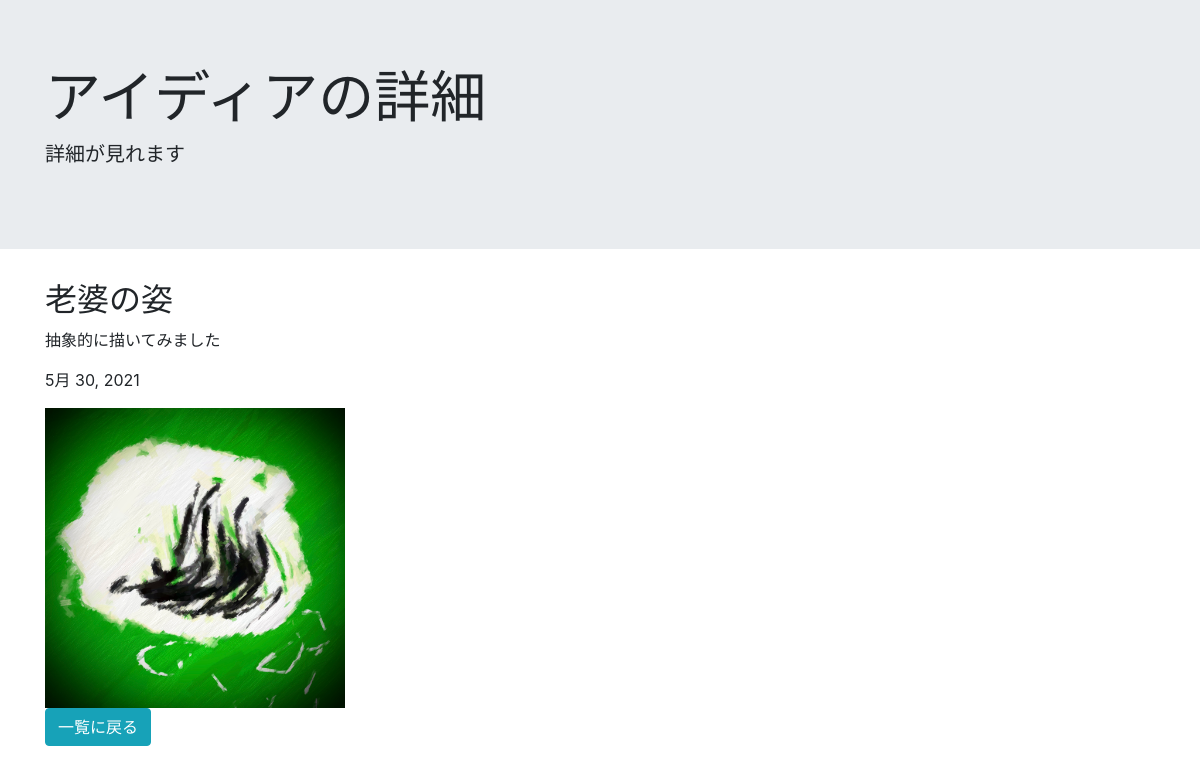
Page /idea_detail/20/ on the committed database.
### yumenikki/models.py (models this page shows, shortened)
class IdeaModel(models.Model):
    class Meta:
        verbose_name = "アイデア"
        verbose_name_plural = 'アイデア'
    dream = models.ForeignKey(
        DreamModel,
        verbose_name="Dream",
        on_delete=models.PROTECT,
    )
    title = models.CharField(
        verbose_name="タイトル",
        max_length=50,
    )
    content = models.TextField(
        verbose_name="内容"
    )
    image_1 = models.ImageField(
        verbose_name = '画像1',
        upload_to='media/',
        blank=True,
        null=True,
        )
    image_2 = models.ImageField(
        verbose_name = '画像2',
        upload_to='media/',
        blank=True,
        null=True,
        )
    image_3 = models.ImageField(
        verbose_name = '画像3',
        upload_to='media/',
        blank=True,
        null=True,
        )
    image_4 = models.ImageField(
        verbose_name = '画像4',
        upload_to='media/',
        blank=True,
        null=True,
        )
    create_time = models.DateField(
        verbose_name="投稿日",
        default=timezone.now
    )

### yumenikki/views.py (the view)
# urls.py: path('idea_detail/<int:pk>/', views.idea_detali_view, name='idea_detail'),
def idea_detali_view(request, pk):
    obj = IdeaModel.objects.get(pk=pk)
    context = {"ideamodel":obj}
    return render(request, 'yumenikki/idea_detail.html', context)

### yumenikki/templates/yumenikki/idea_detail.html (shortened to what this page needs)
{% extends 'yumenikki/base.html' %}
{% block content %}
    <div class="jumbotron jumbotron-fluid">
      <div class="container">
        <h1 class="display-4">アイディアの詳細</h1>
        <p class="lead">詳細が見れます</p>
      </div>
    </div>
    <div class="container">
        <h2>{{ ideamodel.title }}</h2>
        <p>{{ ideamodel.content }}</p>
        <p>{{ ideamodel.create_time }}</p>
      <div class="post">
        <div class ="image">
          {% if ideamodel.image_1 %}
              <img src="{{ ideamodel.image_1.url }}" style="width:300px;height:auto">
          {% endif %}
        </div>
      </div>
    </div>
    <div class="container">
      <p class="btn-content"><a href="{% url 'idea_list' %}" class="btn btn-info" tabindex="-1" role="button" aria-disabled="true">一覧に戻る</a></p>
    </div>
{% endblock content %}

### rows in the picture
IdeaModel: title "老婆の姿", content "抽象的に描いてみました", create_time "5月 30, 2021", image_1 (picture)
